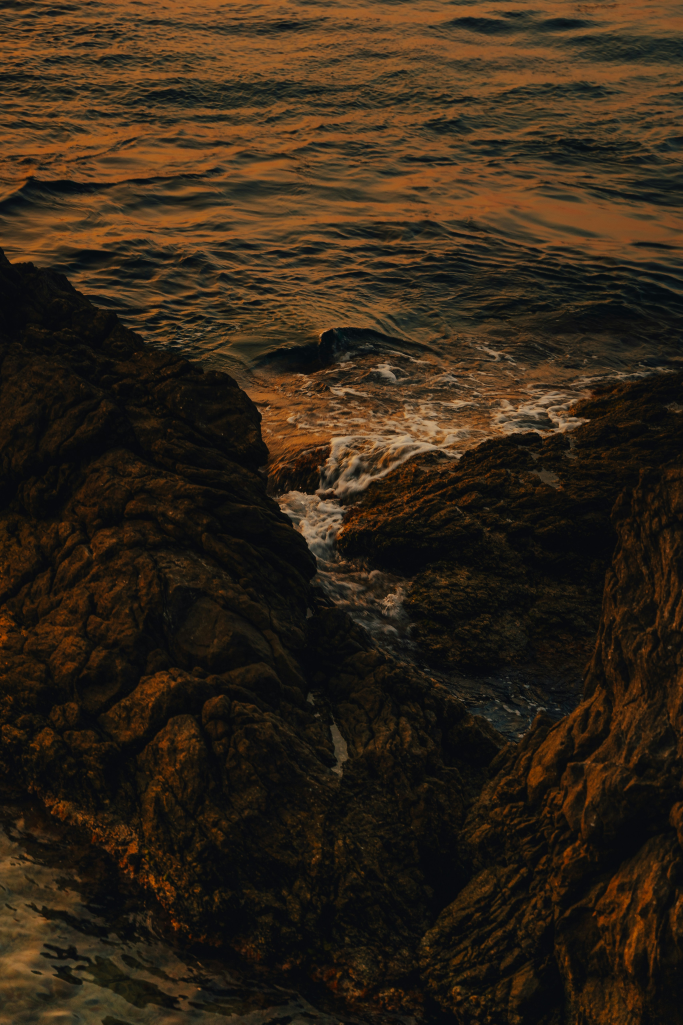
#> input picture rocks.jpg, 3415 x 5122 px (shown at 1/5 size)
$ python images.py
#> lines starting #> are read from the running program, lines starting #| are printed output that depends on the picture
from PIL import Image, ImageFilter

img = Image.open('./rocks.jpg')
#> img is the input picture: PIL image 3415x5122 RGB; mean R, G, B 49.8, 37.1, 22.9

img.thumbnail((400, 400))
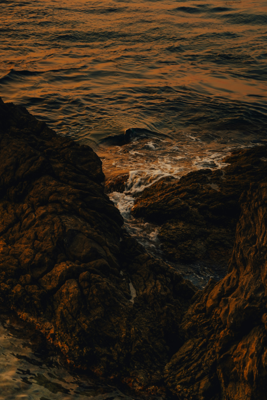
#> img: PIL image 267x400 RGB; mean R, G, B 49.8, 37, 22.9
img.save('rock.jpg')
